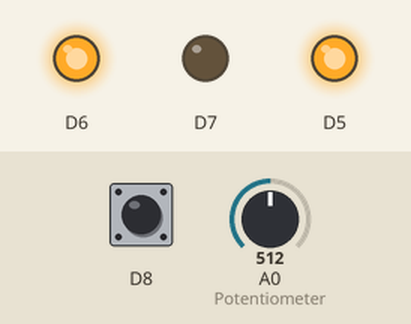
Recording of a sketch running on a simulated ESP8266 (NodeMCU). Parts: output pins drawn as LEDs (lit = HIGH). Inputs (shaded band) come from the test bench; at power-on: A0 (Potentiometer) = 512, D8 HIGH.

Above: at 1.2 s.
1.3 s: A0 (Potentiometer) set to 122
At 2.5 s:
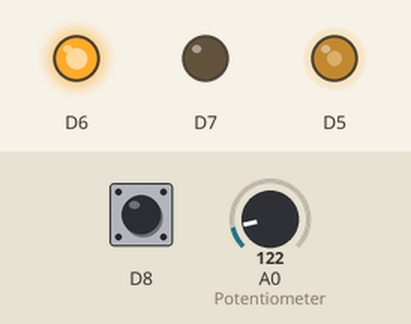
2.8 s: A0 (Potentiometer) set to 0
At 3.9 s:
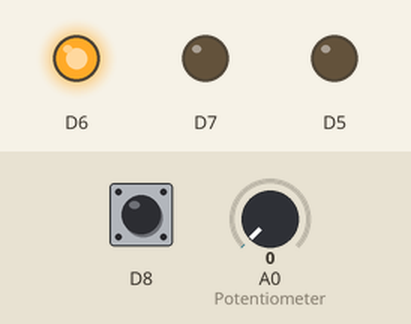
4.3 s: A0 (Potentiometer) set to 306
At 5.2 s:
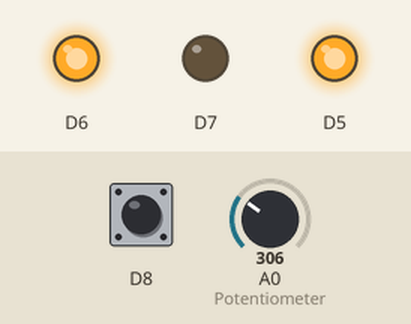
Timing chart, 0 to 7.3 s (numbered marks = the images above; inputs shaded):
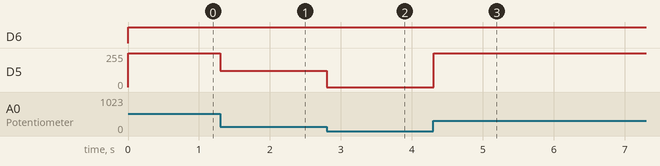

Measured:
- after the input at 1.3 s, D5: 255/255 → 122/255 at once
- after the input at 2.8 s, D5: 122/255 → 0/255 at once
- after the input at 4.3 s, D5: 0/255 → 255/255 at once

The sketch:

06relay.ino
```cpp
bool d1 = HIGH;
bool d2 = LOW;
void motor_direction(){
d1 = !d1;
d2 = !d2;
for(int i = 0; i<10000; i++)
for(int j =0; j<10000; j++);
}
void setup() {
Serial.begin(9600);
pinMode(D5, OUTPUT); /* PWM pin for Speed Control */
pinMode(D6, OUTPUT); /* Motor control pin 1 */
pinMode(D7, OUTPUT); /* Motor control pin 2 */
pinMode(D8, INPUT_PULLUP); /* Interrupt pin for direction control
*/
attachInterrupt(D8, motor_direction, HIGH);
/* call motor direction function on HIGH level at pin 8 */
}
void loop() {
int pwm_adc;
pwm_adc = analogRead(A0); /* Input from Potentiometer for speed
control */
digitalWrite(D6,d1);
digitalWrite(D7,d2);
analogWrite(D5, pwm_adc);
delay(100);
}
```
